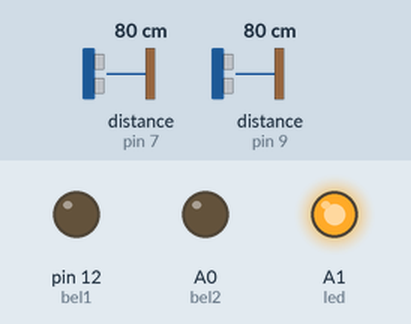
Bench run of a sketch on a simulated Arduino Uno, built with avr-gcc and run on an emulated ATmega328P. On the bench: output pins drawn as LEDs (lit = HIGH). Wiring (inferred from the names in the program): 2 × ultrasonic range finder: trigger pin 6, echo pin 7 / trigger pin 8, echo pin 9. Inputs (shaded band) come from the test bench; at power-on: distance to the obstacle (sensors on pin 7, pin 9) 80 cm. The echo pulse lasts 58.3 µs per cm; pins used as bus, display or sensor lines are not drawn.

Above: at 2.8 s.
2.9 s: distance to the obstacle (sensor on pin 7) set to 12 cm
5.6 s: distance to the obstacle (sensor on pin 7) set to 9 cm
At 7.3 s:
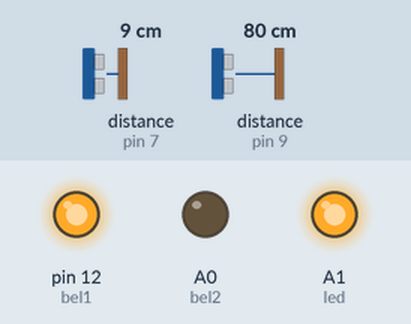
8.3 s: distance to the obstacle (sensor on pin 9) set to 12 cm
11.2 s: distance to the obstacle (sensor on pin 9) set to 9 cm
At 12.6 s:
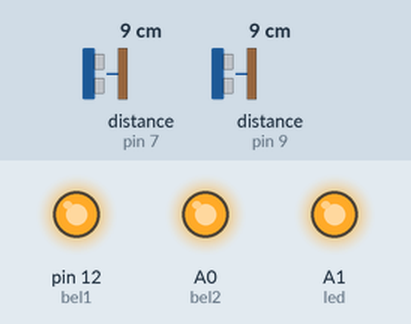
13.9 s: distance to the obstacle (sensor on pin 7) set to 4 cm
16.6 s: distance to the obstacle (sensor on pin 7) set to 2 cm
At 18.7 s:
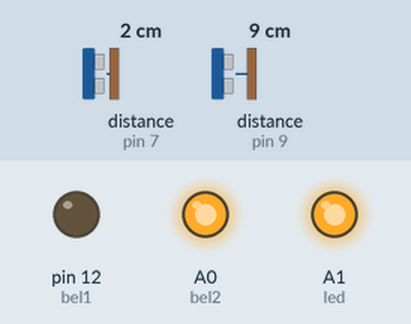
Timing chart, 0 to 20.2 s (numbered marks = the images above; inputs shaded):
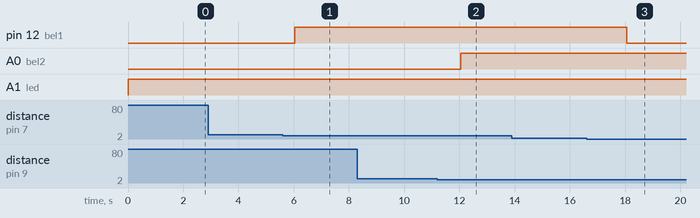

Measured:
- the behaviour switches between 11 and 10 cm on distance to the obstacle (sensor on pin 7) (found by bisection; images 0 and 1)
- the behaviour switches between 11 and 10 cm on distance to the obstacle (sensor on pin 9) (found by bisection; images 1 and 2)
- the behaviour switches between 3 and 2 cm on distance to the obstacle (sensor on pin 7) (found by bisection; images 2 and 3)
- after the input at 2.9 s, every drawn part: stays the same
- after the input at 5.6 s, pin 12 (bel1): LOW → HIGH after 0.43 s
- after the input at 8.3 s, every drawn part: stays the same
- after the input at 11.2 s, A0 (bel2): LOW → HIGH after 0.85 s
- after the input at 13.9 s, every drawn part: stays the same
- after the input at 16.6 s, pin 12 (bel1): HIGH → LOW after 1.5 s

The sketch:

arvisitor.ino
```cpp
#include <SoftwareSerial.h>

SoftwareSerial arduino(2,3);

#define trig1       6
#define echo1       7
#define trig2       8
#define echo2       9

#define bel1        12
#define bel2        A0
#define led         A1

long durasi1, jarak1;
long durasi2, jarak2;

int data;

void setup() {
  Serial.begin(9600);
  arduino.begin(9600);

  pinMode(bel1, OUTPUT);
  pinMode(bel2, OUTPUT);
  pinMode(led, OUTPUT);

  pinMode(trig1, OUTPUT);
  pinMode(echo1, INPUT);
  pinMode(trig2, OUTPUT);
  pinMode(echo2, INPUT);

}

void loop() {
  data = 0;
  digitalWrite(led,HIGH);

  digitalWrite(trig1, LOW);
  delayMicroseconds(10);
  digitalWrite(trig1, HIGH);
  delayMicroseconds(10);
  digitalWrite(trig1, LOW);
  delayMicroseconds(10);

  durasi1 = pulseIn(echo1, HIGH);
  jarak1 = (durasi1 / 2) / 29.1;

  if(jarak1 < 10 && jarak1 > 1)
  {
      data = 1;
      arduino.write(data);
      digitalWrite(bel1,HIGH);
  }else{
      digitalWrite(bel1,LOW);
  }

  digitalWrite(trig2, LOW);
  delayMicroseconds(10);
  digitalWrite(trig2, HIGH);
  delayMicroseconds(10);
  digitalWrite(trig2, LOW);
  delayMicroseconds(10);

  durasi2 = pulseIn(echo2, HIGH);
  jarak2 = (durasi2 / 2) / 29.1;

  if(jarak2 < 10 && jarak2 > 1)
  {
      data = 2;
      arduino.write(data);
      digitalWrite(bel2,HIGH);
  }else{
      digitalWrite(bel2,LOW);
  }

  delay(2000);
}
```
